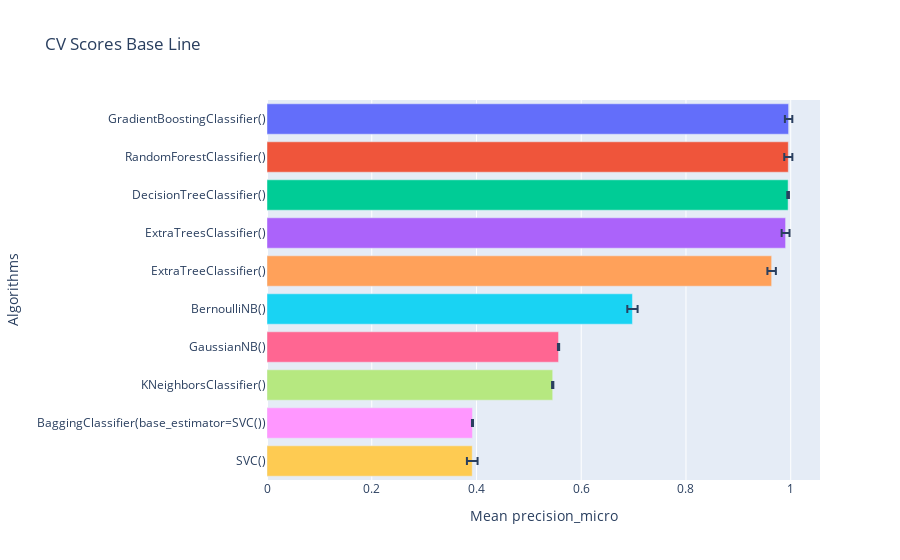

Notebook code cell kept with this figure:
### Code cell
gp.crossval_models(x=x,y=y,folds=scv,estimadores=lista_estimadores,score="precision_micro")

### Figure 1 — Plotly figure (JSON) as saved in the notebook; plotly's stock layout.template omitted (floating-point values rounded to 4 significant figures)
{"data": [{"alignmentgroup": "True", "error_x": {"array": [0.00707]}, "hovertemplate": "Algorithms=%{y}<br>Mean precision_micro=%{x}<extra></extra>", "legendgroup": "GradientBoostingClassifier()", "marker": {"color": "#636efa", "pattern": {"shape": ""}}, "name": "GradientBoostingClassifier()", "offsetgroup": "GradientBoostingClassifier()", "orientation": "h", "showlegend": true, "textposition": "auto", "type": "bar", "x": [0.9959], "xaxis": "x", "y": ["GradientBoostingClassifier()"], "yaxis": "y"}, {"alignmentgroup": "True", "error_x": {"array": [0.00772]}, "hovertemplate": "Algorithms=%{y}<br>Mean precision_micro=%{x}<extra></extra>", "legendgroup": "RandomForestClassifier()", "marker": {"color": "#EF553B", "pattern": {"shape": ""}}, "name": "RandomForestClassifier()", "offsetgroup": "RandomForestClassifier()", "orientation": "h", "showlegend": true, "textposition": "auto", "type": "bar", "x": [0.9954], "xaxis": "x", "y": ["RandomForestClassifier()"], "yaxis": "y"}, {"alignmentgroup": "True", "error_x": {"array": [0.001566]}, "hovertemplate": "Algorithms=%{y}<br>Mean precision_micro=%{x}<extra></extra>", "legendgroup": "DecisionTreeClassifier()", "marker": {"color": "#00cc96", "pattern": {"shape": ""}}, "name": "DecisionTreeClassifier()", "offsetgroup": "DecisionTreeClassifier()", "orientation": "h", "showlegend": true, "textposition": "auto", "type": "bar", "x": [0.995], "xaxis": "x", "y": ["DecisionTreeClassifier()"], "yaxis": "y"}, {"alignmentgroup": "True", "error_x": {"array": [0.007532]}, "hovertemplate": "Algorithms=%{y}<br>Mean precision_micro=%{x}<extra></extra>", "legendgroup": "ExtraTreesClassifier()", "marker": {"color": "#ab63fa", "pattern": {"shape": ""}}, "name": "ExtraTreesClassifier()", "offsetgroup": "ExtraTreesClassifier()", "orientation": "h", "showlegend": true, "textposition": "auto", "type": "bar", "x": [0.9902], "xaxis": "x", "y": ["ExtraTreesClassifier()"], "yaxis": "y"}, {"alignmentgroup": "True", "error_x": {"array": [0.00807]}, "hovertemplate": "Algorithms=%{y}<br>Mean precision_micro=%{x}<extra></extra>", "legendgroup": "ExtraTreeClassifier()", "marker": {"color": "#FFA15A", "pattern": {"shape": ""}}, "name": "ExtraTreeClassifier()", "offsetgroup": "ExtraTreeClassifier()", "orientation": "h", "showlegend": true, "textposition": "auto", "type": "bar", "x": [0.9636], "xaxis": "x", "y": ["ExtraTreeClassifier()"], "yaxis": "y"}, {"alignmentgroup": "True", "error_x": {"array": [0.009802]}, "hovertemplate": "Algorithms=%{y}<br>Mean precision_micro=%{x}<extra></extra>", "legendgroup": "BernoulliNB()", "marker": {"color": "#19d3f3", "pattern": {"shape": ""}}, "name": "BernoulliNB()", "offsetgroup": "BernoulliNB()", "orientation": "h", "showlegend": true, "textposition": "auto", "type": "bar", "x": [0.6978], "xaxis": "x", "y": ["BernoulliNB()"], "yaxis": "y"}, {"alignmentgroup": "True", "error_x": {"array": [0.001173]}, "hovertemplate": "Algorithms=%{y}<br>Mean precision_micro=%{x}<extra></extra>", "legendgroup": "GaussianNB()", "marker": {"color": "#FF6692", "pattern": {"shape": ""}}, "name": "GaussianNB()", "offsetgroup": "GaussianNB()", "orientation": "h", "showlegend": true, "textposition": "auto", "type": "bar", "x": [0.5567], "xaxis": "x", "y": ["GaussianNB()"], "yaxis": "y"}, {"alignmentgroup": "True", "error_x": {"array": [0.001194]}, "hovertemplate": "Algorithms=%{y}<br>Mean precision_micro=%{x}<extra></extra>", "legendgroup": "KNeighborsClassifier()", "marker": {"color": "#B6E880", "pattern": {"shape": ""}}, "name": "KNeighborsClassifier()", "offsetgroup": "KNeighborsClassifier()", "orientation": "h", "showlegend": true, "textposition": "auto", "type": "bar", "x": [0.5455], "xaxis": "x", "y": ["KNeighborsClassifier()"], "yaxis": "y"}, {"alignmentgroup": "True", "error_x": {"array": [0.0009871]}, "hovertemplate": "Algorithms=%{y}<br>Mean precision_micro=%{x}<extra></extra>", "legendgroup": "BaggingClassifier(base_estimator=SVC())", "marker": {"color": "#FF97FF", "pattern": {"shape": ""}}, "name": "BaggingClassifier(base_estimator=SVC())", "offsetgroup": "BaggingClassifier(base_estimator=SVC())", "orientation": "h", "showlegend": true, "textposition": "auto", "type": "bar", "x": [0.3923], "xaxis": "x", "y": ["BaggingClassifier(base_estimator=SVC())"], "yaxis": "y"}, {"alignmentgroup": "True", "error_x": {"array": [0.01016]}, "hovertemplate": "Algorithms=%{y}<br>Mean precision_micro=%{x}<extra></extra>", "legendgroup": "SVC()", "marker": {"color": "#FECB52", "pattern": {"shape": ""}}, "name": "SVC()", "offsetgroup": "SVC()", "orientation": "h", "showlegend": true, "textposition": "auto", "type": "bar", "x": [0.3919], "xaxis": "x", "y": ["SVC()"], "yaxis": "y"}], "layout": {"barmode": "relative", "legend": {"title": {"text": "Algorithms"}, "tracegroupgap": 0}, "showlegend": false, "title": {"text": "CV Scores Base Line"}, "xaxis": {"anchor": "y", "domain": [0, 1], "title": {"text": "Mean precision_micro"}}, "yaxis": {"anchor": "x", "categoryarray": ["SVC()", "BaggingClassifier(base_estimator=SVC())", "KNeighborsClassifier()", "GaussianNB()", "BernoulliNB()", "ExtraTreeClassifier()", "ExtraTreesClassifier()", "DecisionTreeClassifier()", "RandomForestClassifier()", "GradientBoostingClassifier()"], "categoryorder": "array", "domain": [0, 1], "title": {"text": "Algorithms"}}}}
